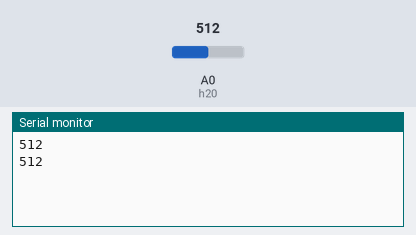
Bench run of a sketch on a simulated Arduino Uno, built with avr-gcc and run on an emulated ATmega328P. On the bench: the last lines printed to the serial monitor. Inputs (shaded band) come from the test bench; at power-on: A0 (h20) = 512.

Above: at 1.8 s.
1.9 s: A0 (h20) set to 489
At 2.4 s:
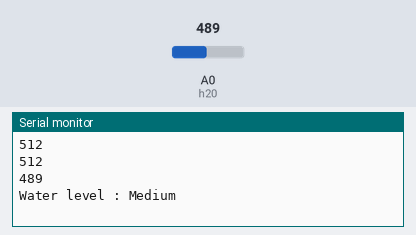
4.5 s: A0 (h20) set to 610
At 5.8 s:
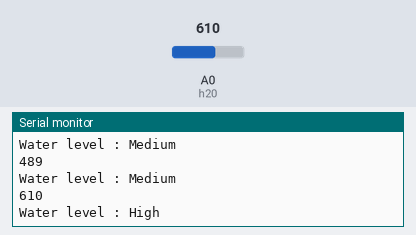
7.5 s: A0 (h20) set to 585
At 8.8 s:
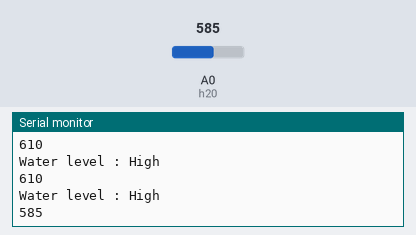
Timing chart, 0 to 10.5 s (numbered marks = the images above; inputs shaded):
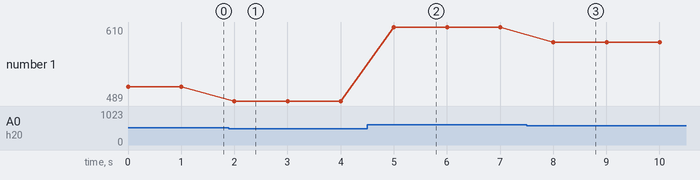

Measured:
- the behaviour switches between 501 and 500 on A0 (h20) (found by bisection; images 0 and 1)
- the behaviour switches between 601 and 600 on A0 (h20) (found by bisection; images 2 and 3)
- after the input at 1.9 s, the serial monitor: prints a new line after 0.10 s (image 1)
- after the input at 4.5 s, the serial monitor: prints a new line after 0.50 s (image 2)
- after the input at 7.5 s, the serial monitor: prints a new line after 0.50 s (image 3)
- plotted number 1: 512 → 489 after the input at 1.9 s, 489 → 610 after the input at 4.5 s, 610 → 585 after the input at 7.5 s

The sketch:

kavi_water_demo.ino
```cpp
int resval = 0;

int h20 = 0;


void setup() {
  // put your setup code here, to run once:
  pinMode(h20, INPUT);
  Serial.begin(9600);
}

void loop() {
  // put your main code here, to run repeatedly:

   resval = analogRead(h20);

 Serial.println(resval);


  if(resval <= 100) {
    Serial.println("Water level : Empty");
  }
  else if(resval <= 500 && resval >= 300 ) {
    Serial.println("Water level : Medium");
  }
  else if(resval > 600) {
    Serial.println("Water level : High");
  }
  delay(1000);

}
```
